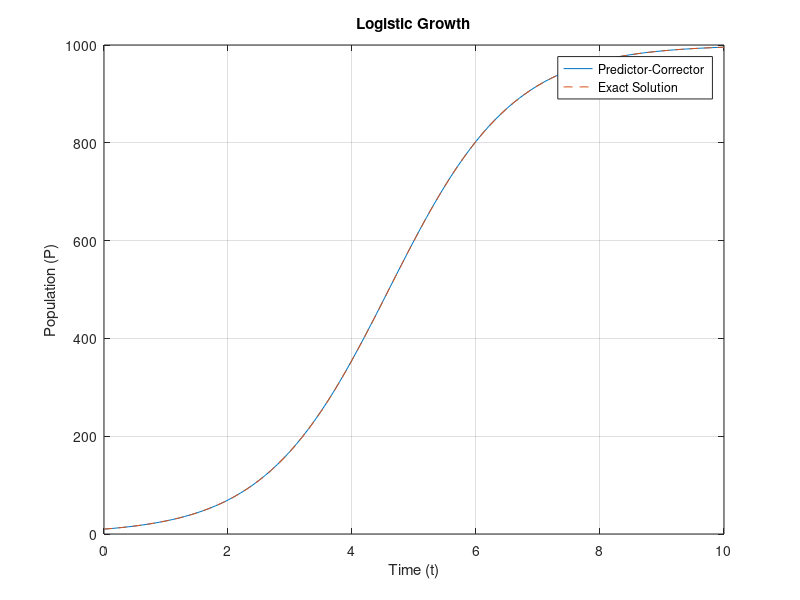

MATLAB code to generate this figure:
function logistic_growth_plot()

    % Parameters
    t0 = 0.0;
    P0 = 10.0;
    h = 0.1;
    N = 100;
    r = 1;
    K = 1000;

    [t_vals, P_vals] = predictor_corrector(P0, t0, h, N, r, K);
    
    % Visualization
    figure;
    plot(t_vals, P_vals, 'DisplayName', 'Predictor-Corrector');
    hold on;
    plot(t_vals, arrayfun(@(t) exact_solution(t, P0, r, K), t_vals), '--', 'DisplayName', 'Exact Solution');
    xlabel('Time (t)');
    ylabel('Population (P)');
    legend();
    title("Logistic Growth");
    grid on;
    
    function dpdt = logistic_growth(t, P, r, K)
        dpdt = r * P * (1 - P / K);
    end

    function P = exact_solution(t, P0, r, K)
        P = (K * P0 * exp(r * t)) / (K + P0 * (exp(r * t) - 1));
    end

    function [t, P] = predictor_corrector(y0, t0, h, N, r, K)
        t = t0;
        P = y0;

        % Bootstrap using 4th order Runge-Kutta
        for i = 1
            k1 = h * logistic_growth(t(end), P(end), r, K);
            k2 = h * logistic_growth(t(end) + 0.5 * h, P(end) + 0.5 * k1, r, K);
            k3 = h * logistic_growth(t(end) + 0.5 * h, P(end) + 0.5 * k2, r, K);
            k4 = h * logistic_growth(t(end) + h, P(end) + k3, r, K);

            P(end+1) = P(end) + (k1 + 2 * k2 + 2 * k3 + k4) / 6;
            t(end+1) = t(end) + h;
        end

        for i = 2:N
            % Predictor
            P_predict = P(end) + h * (1.5 * logistic_growth(t(end), P(end), r, K) - 0.5 * logistic_growth(t(end-1), P(end-1), r, K));
            t_predict = t(end) + h;

            % Corrector
            P_correct = P(end) + h/2 * (logistic_growth(t(end), P(end), r, K) + logistic_growth(t_predict, P_predict, r, K));

            P(end+1) = P_correct;
            t(end+1) = t_predict;
        end
    end

end
